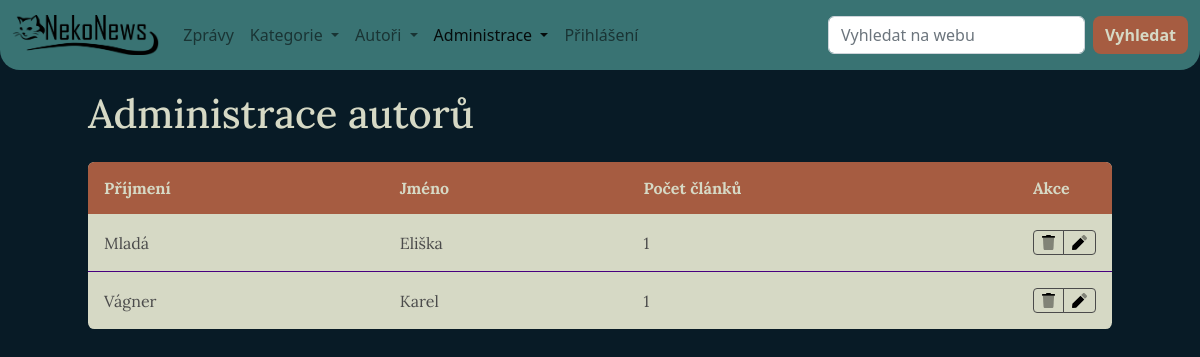
/admin/authors.php, run on the app's committed database.
### tables this page shows
CREATE TABLE `author` (
  `id` int(11) NOT NULL,
  `name` varchar(20) NOT NULL,
  `surname` varchar(50) NOT NULL,
  `profile_photo` varchar(500) NOT NULL
);

### model/Database.php (called while the page is built, shortened)
<?php
class Database
{
    private $conn;
    public function __construct()
    {
        $this->conn = new PDO('mysql:host=' . self::HOST . ';dbname=' . self::DBNAME ,
            self::USER,
            self::PASS, [
                PDO::ATTR_ERRMODE => PDO::ERRMODE_EXCEPTION
            ]);
        $this->conn->query('SET NAMES utf8');
    }
    public function selectAll($sql, $params = [])
    {
        $stmt = $this->execute($sql, $params);
        return $stmt->fetchAll();
    }
    protected function execute($sql, $params)
    {
        $stmt = $this->conn->prepare($sql);
        $stmt->execute($params);
        return $stmt;
    }
}

### model/BaseRepository.php (called while the page is built, shortened)
<?php
abstract class BaseRepository
{
    public function __construct(Database $db)
    {
        $this->dbConn = $db;
    }
}

### model/AuthorRepository.php (called while the page is built, shortened)
<?php
class AuthorRepository extends BaseRepository
{
    public function getAuthorTableData()
    {
        $query = '
            SELECT
                au.id as id,
                au.surname as surname,
                au.name as name,
                COUNT(ar.id) as article_count
            FROM author au
                LEFT JOIN article ar on ar.author_id = au.id
            GROUP BY au.surname, au.name
            ORDER BY au.surname
        ';
        return $this->dbConn->selectAll($query);
    }
}

### admin/authors.php (the view, shortened to what this page needs)
<?php
require_once '../tools/Tools.php';
$db = new Database();
$authorRepo = new AuthorRepository($db);
$tableData = $authorRepo->getAuthorTableData()
?>
<html lang="cs">
<head>
    <link rel="stylesheet" href="../source/styles/rwd-table.css">
    <link rel="stylesheet" href="../source/styles/style.css">
</head>
<body>
<?php
require_once '../source/pages/navbar.php';
?>
<main>
    <section class="page-header white-font">
        <h1>Administrace autorů</h1>
    </section>
    <div class="table-container">
        <table class="rwd-table">
            <tr>
                <th>Příjmení</th>
                <th>Jméno</th>
                <th>Počet článků</th>
                <th>Akce</th>
            </tr>
            <?php foreach ($tableData as $row) { ?>
                <tr>
                    <td data-th="Příjmení"><?= $row['surname'] ?></td>
                    <td data-th="Jméno"><?= $row['name'] ?></td>
                    <td data-th="Počet článků"><?= $row['article_count'] ?></td>
                    <td data-th="Akce" class="action-column">
                        <div class="btn-group btn-group-sm table-edit-buttons" role="group"
                             aria-label="Small button group">
                            <a href="delete.php?from=authors&id=<?= $row['id'] ?>"
                               type="button" class="btn btn-outline-dark btn-delete"
                                <?php if ($row['article_count'] > 0) { ?>
                                    data-bs-toggle="modal" data-bs-target="#exampleModal"
                                <?php } ?>
                            >
                                <img src="../source/icons/trash.svg" alt="smazat" class="table-icon">
                            </a>
                            <a href="" type="button" class="btn btn-outline-dark btn-edit ">
                                <img src="../source/icons/pen.svg" alt="upravit" class="table-icon">
                            </a>
                        </div>
                    </td>
                </tr>
            <?php } ?>
        </table>
    </div>
</main>
</body>
</html>

### source/styles/rwd-table.css (style rules this page uses)
.table-container { display: flex; justify-content: center; }
.rwd-table { margin: 1em 0; min-width: 300px; width: 100%; }
.rwd-table tr { border-bottom: 1px solid #ddd; }
.rwd-table tr:first-child { border: none; }
.rwd-table tr:last-child { border-bottom: none; }
.rwd-table th { display: none; }
.rwd-table td { display: block; }
.rwd-table td:first-child { padding-top: .5em; }
.rwd-table td:last-child { padding-bottom: .5em; }
.rwd-table td:before { content: attr(data-th) ": "; font-weight: bold; width: 6.5em; display: inline-block; }
@media (min-width: 700px) { .rwd-table td:before { display: none; } }
.rwd-table th, .rwd-table td { text-align: left; }
@media (min-width: 700px) { .rwd-table th, .rwd-table td { display: table-cell; padding: .25em .5em; } }
@media (min-width: 700px) { .rwd-table th:first-child, .rwd-table td:first-child { padding-left: 0; } }
@media (min-width: 700px) { .rwd-table th:last-child, .rwd-table td:last-child { padding-right: 0; } }
.rwd-table { background: var(--secondary-font); color: var(--primary-font); border-radius: .4em; overflow: hidden; }
.rwd-table tr { border-color: #47007f; }
.rwd-table th, .rwd-table td { margin: .5em 1em; }
@media (min-width: 700px) { .rwd-table th, .rwd-table td { padding: 1em !important; } }
.rwd-table th, .rwd-table td:before { color: var(--primary-additional); }
.rwd-table th { background-color: var(--primary-additional); color: var(--secondary-font); }

### source/styles/style.css (style rules this page uses)
* { --primary-background: #081B26; --secondary-background: #397373; --primary-font: #4B4B4B; --secondary-font: #D6D9C5; --primary-additional: #A65C41; --secondary-aditional: #8C2C23; }
body { background-color: var(--primary-background); color: var(--primary-font); }
main { font-family: Lora, serif; }
.white-font { color: var(--secondary-font); }
body { margin: 0; }
main { margin: 25px; }
.table-icon { height: 15px; }
.action-column { width: 50px; }
.btn-outline-dark { border-color: var(--primary-font); }
td a { color: var(--primary-additional); text-decoration: none; }
@media screen and (min-width: 1024px) { main { max-width: 1024px; margin: 20px auto; } }

### data on the page
author: surname "Mladá", name "Eliška", article_count "1"
author: surname "Vágner", name "Karel", article_count "1"
